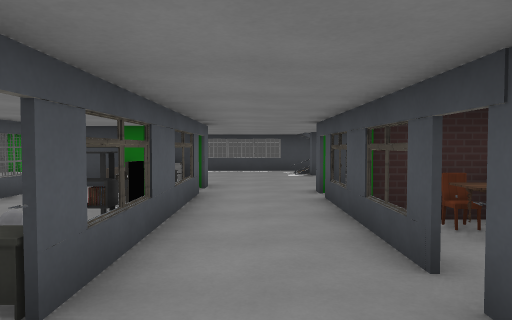
view 1 (above)

21 first-person views from a walk through a level from a Godot 3-D game. The camera is 1.4 m above the floor, tilts 2° down and sees 70° across. The floor is counted in squares, 1.44 m on a side. Each view is taken from the middle of a square. On the plan, view 1 faces up. The plan holds only what a view shows up to about 13 squares ahead; the rest is blank. The place goes on beyond the plan. Door leaves are left out where a doorway can be walked through. Surface patterns are stand-ins for the level's own textures.

view 2
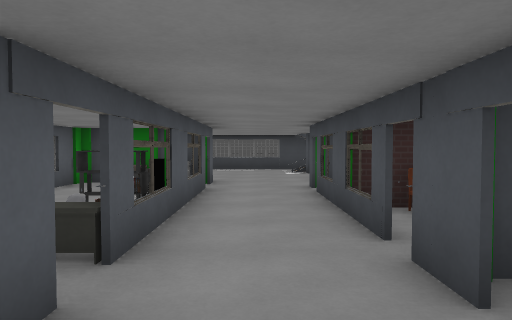

view 3
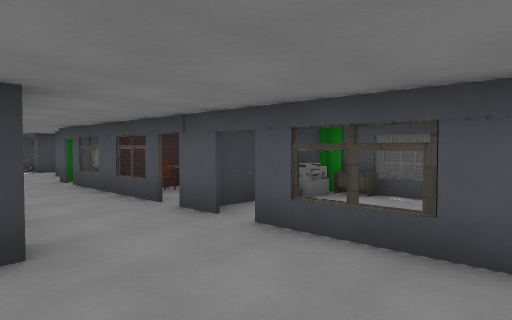

view 4
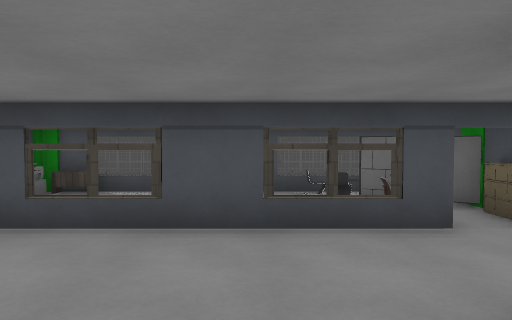

view 5
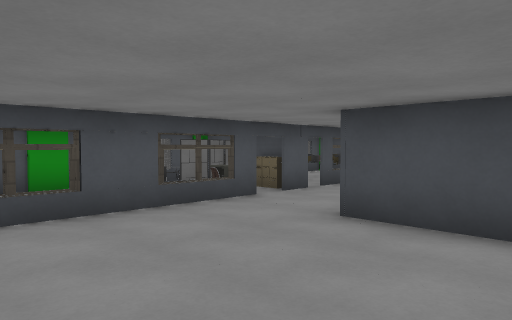

view 6
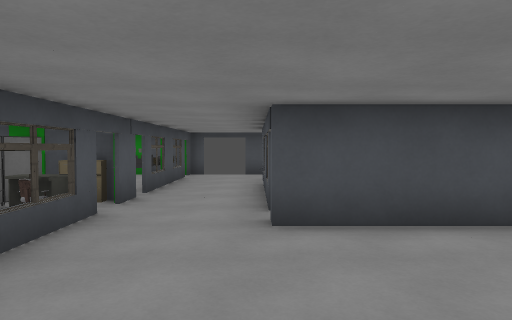

view 7
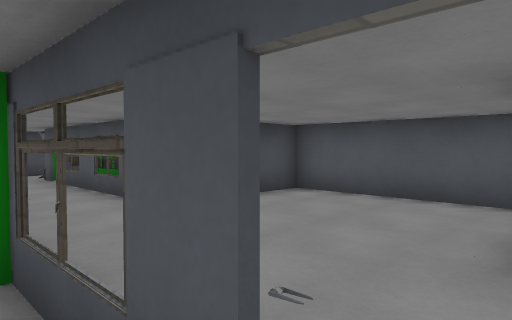

view 8
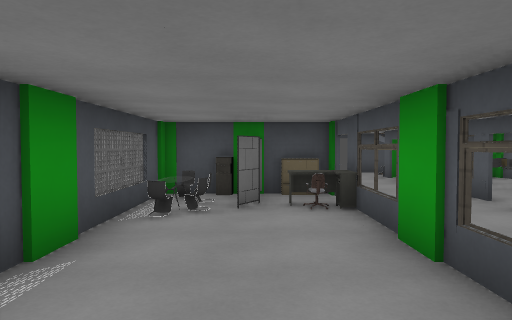

view 9
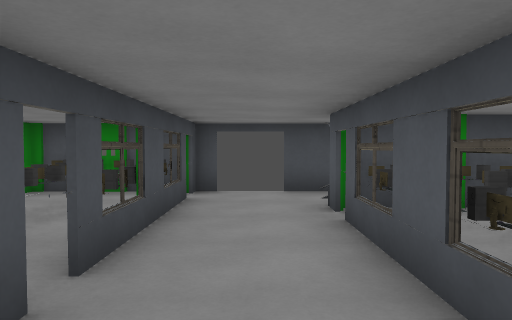

view 10
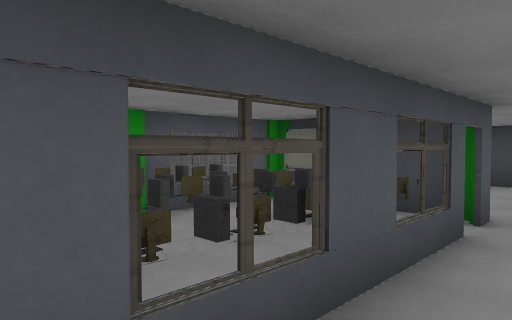

view 11
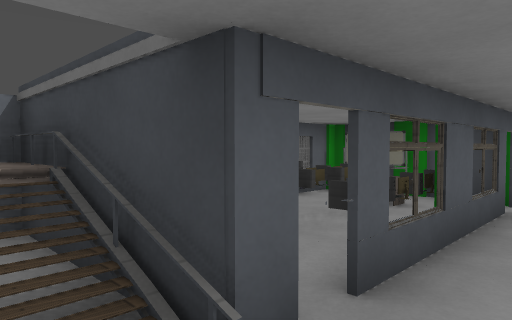

view 12
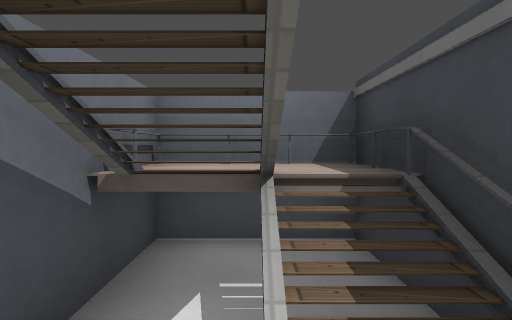

view 13
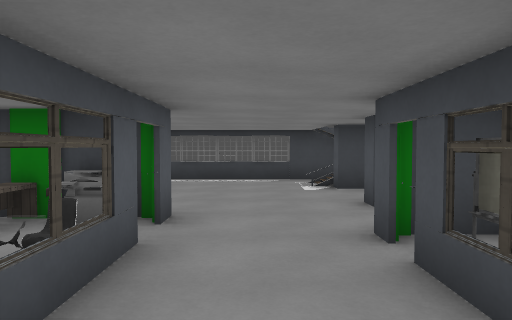

view 14
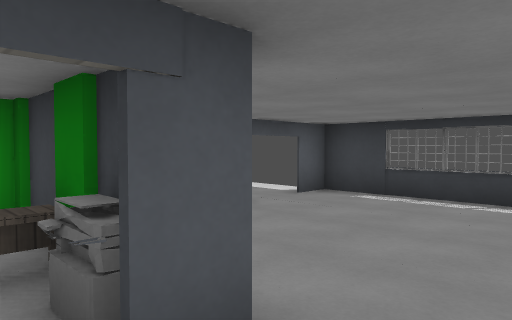

view 15
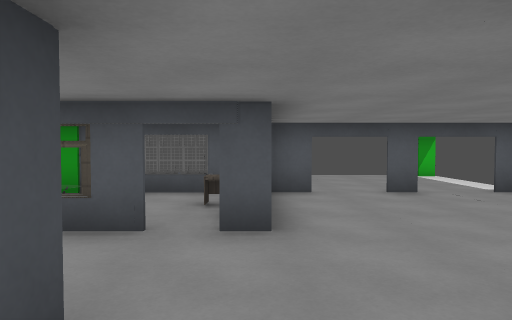

view 16
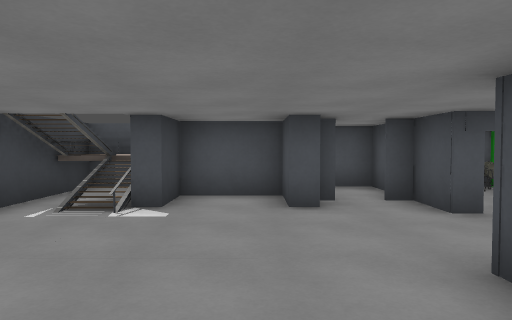

view 17
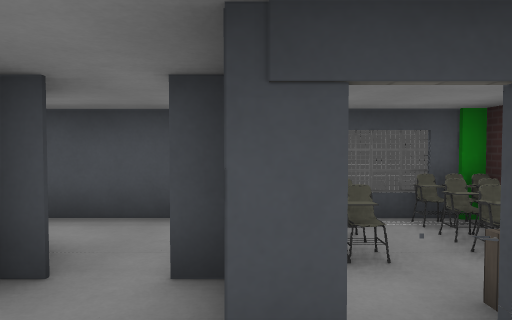

view 18
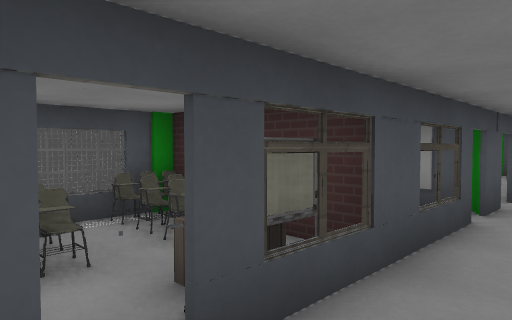

view 19
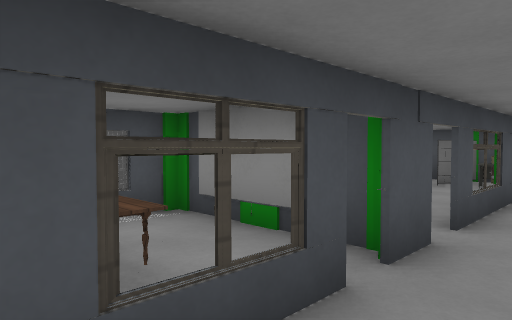

view 20
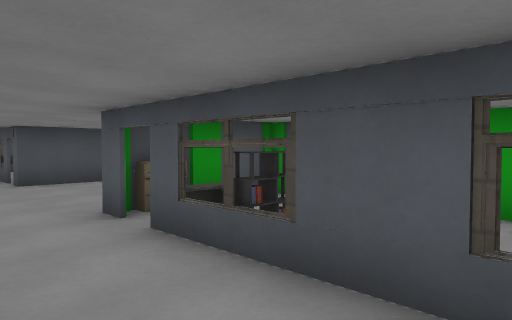

view 21
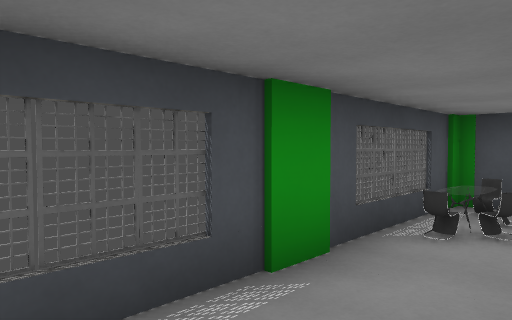

### Floor plan
Key: @ floor where view 1 was taken; # wall or solid block; x gap in a wall; . main floor; : floor 1.25 m higher than the main floor; / step, stairs or slope; D open door; = window, fence, low wall or low ledge; ^ raised ledge; E desk; P printer; B bookshelf; F frame; C chair; M computer; O other object.
Columns run from 10 left of view 1 to 5 right of it. Each row starts with its distance up from view 1.
 15 #////##=#D####
 14  ....D...D..###
 13 /....D......O#
 12 /....#.......#
 11 /....D.......# #
 10     .#...D..##.#
  9      ##EPD.D...#
  8      ####D.D#CO#
  7         ##.Dx^#O
  6          #..#CCO
  5         ##..##C#
  4         ##.D##
  3         B..Dx^^O
  2         OD.D####
  1      ####D.D..P#
  0      #....@#...F
 -1      #.....#...F
 -2      #.....x...#
 -3      #.....x...#
 -4      #.....#..CF
 -5      ^##^D.DC##O
 -6      O^##..D####
 -7      O^M#..D#
 -8      ^^M#..D
 -9        O...##
-10      ^ ^^D.##
-11      ^^^^...#
-12      #::x..D#
-13      #O###DD#

Where each view was taken, in squares from view 1:
view 1: 0 up, 0 right, facing up
view 2: 1 down, 0 right, facing up
view 3: 3 down, 2 left, facing up-right
view 4: 3 down, 3 left, facing right
view 5: 0 up, 4 left, facing down-right
view 6: 0 up, 1 left, facing down
view 7: 1 up, 2 right, facing down-left
view 8: 1 up, 3 right, facing down
view 9: 5 down, 0 right, facing down
view 10: 10 down, 0 right, facing up-left
view 11: 12 down, 0 right, facing up-left
view 12: 12 down, 1 left, facing left
view 13: 4 up, 0 right, facing up
view 14: 8 up, 0 right, facing up-left
view 15: 9 up, 3 right, facing left
view 16: 11 up, 4 left, facing right
view 17: 8 up, 0 right, facing right
view 18: 8 up, 0 right, facing down-right
view 19: 5 up, 0 right, facing down-right
view 20: 6 up, 1 right, facing down-left
view 21: 0 up, 3 right, facing down-right
